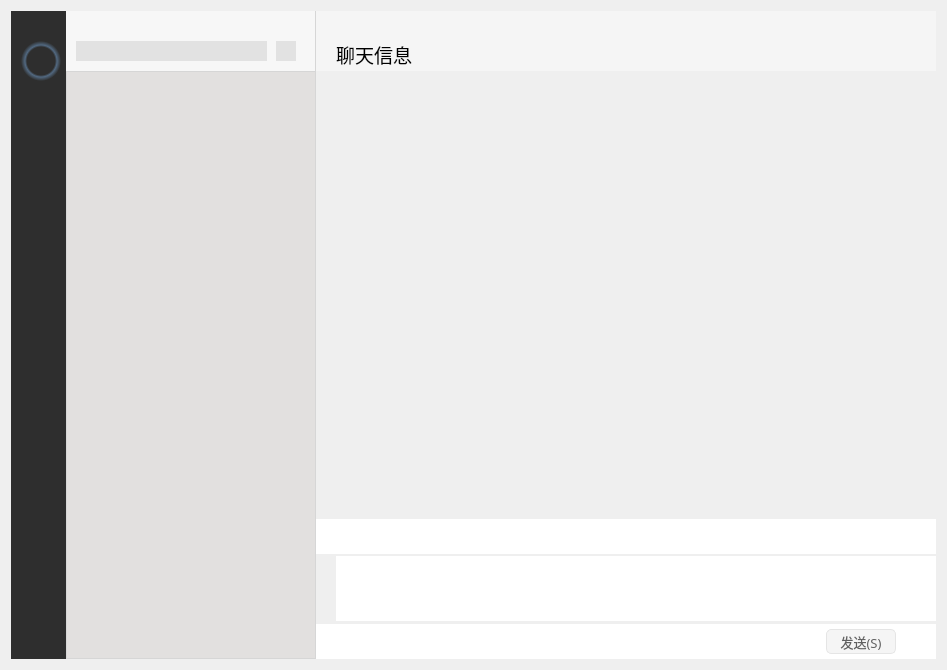
<?xml version="1.0" encoding="UTF-8"?>
<ui version="4.0">
 <class>Widget</class>
 <widget class="QWidget" name="Widget">
  <property name="geometry">
   <rect>
    <x>0</x>
    <y>0</y>
    <width>947</width>
    <height>670</height>
   </rect>
  </property>
  <property name="windowTitle">
   <string>Widget</string>
  </property>
  <layout class="QGridLayout" name="gridLayout_5">
   <item row="0" column="0">
    <widget class="QWidget" name="centerWidget" native="true">
     <layout class="QGridLayout" name="gridLayout_4" columnstretch="0,0,1">
      <property name="leftMargin">
       <number>0</number>
      </property>
      <property name="topMargin">
       <number>0</number>
      </property>
      <property name="rightMargin">
       <number>0</number>
      </property>
      <property name="bottomMargin">
       <number>0</number>
      </property>
      <property name="spacing">
       <number>0</number>
      </property>
      <item row="0" column="1">
       <layout class="QGridLayout" name="gridLayout_2">
        <property name="spacing">
         <number>0</number>
        </property>
        <item row="0" column="0">
         <widget class="QWidget" name="widget_6" native="true">
          <property name="minimumSize">
           <size>
            <width>250</width>
            <height>60</height>
           </size>
          </property>
          <property name="maximumSize">
           <size>
            <width>250</width>
            <height>60</height>
           </size>
          </property>
          <property name="styleSheet">
           <string notr="true">background-color: rgb(247,247,247);
border-right:1px solid #D6D6D6;</string>
          </property>
          <widget class="QLineEdit" name="lineEdit">
           <property name="geometry">
            <rect>
             <x>10</x>
             <y>30</y>
             <width>191</width>
             <height>20</height>
            </rect>
           </property>
           <property name="styleSheet">
            <string notr="true">QLineEdit
{
	background-color: rgb(226,226,226);
	border: none; /* no border for a flat push button */
}
QLineEdit
{
	background-color: rgb(226,226,226);
	border: none; /* no border for a flat push button */
}
</string>
           </property>
          </widget>
          <widget class="QPushButton" name="pushButton_addFriend">
           <property name="geometry">
            <rect>
             <x>210</x>
             <y>30</y>
             <width>20</width>
             <height>20</height>
            </rect>
           </property>
           <property name="minimumSize">
            <size>
             <width>20</width>
             <height>20</height>
            </size>
           </property>
           <property name="maximumSize">
            <size>
             <width>20</width>
             <height>20</height>
            </size>
           </property>
           <property name="toolTip">
            <string>添加好友</string>
           </property>
           <property name="styleSheet">
            <string notr="true">QPushButton {
	border: none; /* no border for a flat push button */
	image: url(:/src/tianjia.png); 
	background-color: rgb(226,226,226);
	min-width: 20px;
	max-width: 20px;
	min-height: 20px;
	max-height: 20px;
}
QPushButton::hover {
	background-color: rgb(209,209,209);
	image: url(:/src/tianjia2.png); 
}
QPushButton:pressed {
	image: url(:/src/tianjia.png); 
}</string>
           </property>
           <property name="text">
            <string/>
           </property>
          </widget>
         </widget>
        </item>
        <item row="1" column="0">
         <widget class="QListWidget" name="listWidget_info">
          <property name="minimumSize">
           <size>
            <width>250</width>
            <height>0</height>
           </size>
          </property>
          <property name="maximumSize">
           <size>
            <width>250</width>
            <height>16777215</height>
           </size>
          </property>
          <property name="styleSheet">
           <string notr="true">QListWidget
{
	background-color: rgb(226,224,223);
	border-style: none;
	border-right:1px solid #D6D6D6;
	border-top:1px solid #D6D6D6;
	border-left:1px solid #D6D6D6;
	border-bottom:1px solid #D6D6D6;	
}

QScrollBar:vertical
{
    width:8px;
    background:rgba(0,0,0,0%);
    margin:0px,0px,0px,0px;
    padding-top:9px;
    padding-bottom:9px;
}
QScrollBar::handle:vertical
{
    width:8px;
    background:rgba(0,0,0,25%);
    border-radius:4px;
    min-height:20;
}
QScrollBar::handle:vertical:hover
{
    width:8px;
    background:rgba(0,0,0,50%);
    border-radius:4px;
    min-height:20;
}
QScrollBar::add-line:vertical
{
    height:9px;width:8px;
    border-image:url(:/images/a/3.png);
    subcontrol-position:bottom;
}
QScrollBar::sub-line:vertical
{
    height:9px;width:8px;
    border-image:url(:/images/a/1.png);
    subcontrol-position:top;
}
QScrollBar::add-line:vertical:hover
{
    height:9px;width:8px;
    border-image:url(:/images/a/4.png);
    subcontrol-position:bottom;
}
QScrollBar::sub-line:vertical:hover
{
    height:9px;width:8px;
    border-image:url(:/images/a/2.png);
    subcontrol-position:top;
}
QScrollBar::add-page:vertical,QScrollBar::sub-page:vertical
{
    background:rgba(0,0,0,10%);
    border-radius:4px;
}
</string>
          </property>
         </widget>
        </item>
       </layout>
      </item>
      <item row="0" column="2">
       <layout class="QGridLayout" name="gridLayout">
        <property name="spacing">
         <number>0</number>
        </property>
        <item row="0" column="0">
         <widget class="QWidget" name="widget_2" native="true">
          <property name="minimumSize">
           <size>
            <width>0</width>
            <height>60</height>
           </size>
          </property>
          <property name="maximumSize">
           <size>
            <width>16777215</width>
            <height>60</height>
           </size>
          </property>
          <property name="styleSheet">
           <string notr="true">background-color: rgb(245,245,245);</string>
          </property>
          <layout class="QGridLayout" name="gridLayout_8">
           <property name="leftMargin">
            <number>0</number>
           </property>
           <property name="topMargin">
            <number>0</number>
           </property>
           <property name="rightMargin">
            <number>0</number>
           </property>
           <property name="bottomMargin">
            <number>0</number>
           </property>
           <property name="spacing">
            <number>0</number>
           </property>
           <item row="0" column="0">
            <layout class="QGridLayout" name="gridLayout_6" columnstretch="1,0,0,0">
             <property name="spacing">
              <number>0</number>
             </property>
             <item row="0" column="1">
              <widget class="QPushButton" name="pushBtn_hide">
               <property name="minimumSize">
                <size>
                 <width>30</width>
                 <height>25</height>
                </size>
               </property>
               <property name="maximumSize">
                <size>
                 <width>30</width>
                 <height>25</height>
                </size>
               </property>
               <property name="styleSheet">
                <string notr="true">QPushButton {
	border: none; /* no border for a flat push button */
	image: url(:/src/min.png); /* 最小化 */
	min-width: 30px;
	max-width: 30px;
	min-height: 25px;
	max-height: 25px;
}
QPushButton::hover {
	background-color: rgba(166,166,166, 50); 
}</string>
               </property>
               <property name="text">
                <string/>
               </property>
              </widget>
             </item>
             <item row="0" column="2">
              <widget class="QPushButton" name="pushBtn_max">
               <property name="minimumSize">
                <size>
                 <width>30</width>
                 <height>25</height>
                </size>
               </property>
               <property name="maximumSize">
                <size>
                 <width>30</width>
                 <height>25</height>
                </size>
               </property>
               <property name="styleSheet">
                <string notr="true">QPushButton {
	border: none; /* no border for a flat push button */
	image: url(:/src/max.png); /* 最小化 */
	min-width: 30px;
	max-width: 30px;
	min-height: 25px;
	max-height: 25px;
}
QPushButton::hover {
	background-color: rgba(166,166,166, 50); 
}</string>
               </property>
               <property name="text">
                <string/>
               </property>
              </widget>
             </item>
             <item row="0" column="3">
              <widget class="QPushButton" name="pushBtn_close">
               <property name="minimumSize">
                <size>
                 <width>30</width>
                 <height>25</height>
                </size>
               </property>
               <property name="maximumSize">
                <size>
                 <width>30</width>
                 <height>25</height>
                </size>
               </property>
               <property name="styleSheet">
                <string notr="true">QPushButton {
	border: none; /* no border for a flat push button */
	image: url(:/src/close.png); /* 最小化 */
	min-width: 30px;
	max-width: 30px;
	min-height: 25px;
	max-height: 25px;
}
QPushButton::hover {
	background-color: #f57575; 
}</string>
               </property>
               <property name="text">
                <string/>
               </property>
              </widget>
             </item>
             <item row="0" column="0">
              <widget class="QWidget" name="widget_7" native="true"/>
             </item>
            </layout>
           </item>
           <item row="1" column="0">
            <layout class="QGridLayout" name="gridLayout_7" columnstretch="0,0,1,0,0">
             <item row="0" column="1">
              <widget class="QLabel" name="label_info">
               <property name="font">
                <font>
                 <family>新宋体</family>
                 <pointsize>14</pointsize>
                </font>
               </property>
               <property name="text">
                <string>聊天信息</string>
               </property>
              </widget>
             </item>
             <item row="0" column="3">
              <widget class="QPushButton" name="pushButton">
               <property name="styleSheet">
                <string notr="true">QPushButton {
	border: none; /* no border for a flat push button */
	image: url(:/src/more.png); 
	min-width: 30px;
	max-width: 30px;
	min-height: 20px;
	max-height: 20px;
}
QPushButton::hover {
	image: url(:/src/more2.png); 
}
QPushButton:pressed {
	image: url(:/src/more.png); 
}</string>
               </property>
               <property name="text">
                <string/>
               </property>
              </widget>
             </item>
             <item row="0" column="2">
              <widget class="QWidget" name="widget_8" native="true"/>
             </item>
             <item row="0" column="0">
              <widget class="QWidget" name="widget_15" native="true">
               <property name="minimumSize">
                <size>
                 <width>20</width>
                 <height>0</height>
                </size>
               </property>
               <property name="maximumSize">
                <size>
                 <width>20</width>
                 <height>16777215</height>
                </size>
               </property>
              </widget>
             </item>
             <item row="0" column="4">
              <widget class="QWidget" name="widget_16" native="true">
               <property name="minimumSize">
                <size>
                 <width>10</width>
                 <height>0</height>
                </size>
               </property>
               <property name="maximumSize">
                <size>
                 <width>10</width>
                 <height>16777215</height>
                </size>
               </property>
              </widget>
             </item>
            </layout>
           </item>
          </layout>
         </widget>
        </item>
        <item row="1" column="0">
         <widget class="QWidget" name="widget_5" native="true">
          <layout class="QGridLayout" name="gridLayout_3">
           <property name="leftMargin">
            <number>0</number>
           </property>
           <property name="topMargin">
            <number>0</number>
           </property>
           <property name="rightMargin">
            <number>0</number>
           </property>
           <property name="bottomMargin">
            <number>0</number>
           </property>
           <property name="spacing">
            <number>0</number>
           </property>
           <item row="0" column="0">
            <widget class="QStackedWidget" name="stackedWidget_Msg">
             <property name="styleSheet">
              <string notr="true"/>
             </property>
             <property name="currentIndex">
              <number>0</number>
             </property>
             <widget class="QWidget" name="page"/>
             <widget class="QWidget" name="page_2"/>
            </widget>
           </item>
          </layout>
         </widget>
        </item>
        <item row="2" column="0">
         <widget class="QWidget" name="widget_4" native="true">
          <property name="minimumSize">
           <size>
            <width>0</width>
            <height>35</height>
           </size>
          </property>
          <property name="maximumSize">
           <size>
            <width>16777215</width>
            <height>35</height>
           </size>
          </property>
          <property name="styleSheet">
           <string notr="true">background-color: rgb(255, 255, 255);</string>
          </property>
          <layout class="QGridLayout" name="gridLayout_12">
           <property name="leftMargin">
            <number>0</number>
           </property>
           <property name="topMargin">
            <number>0</number>
           </property>
           <property name="rightMargin">
            <number>0</number>
           </property>
           <property name="bottomMargin">
            <number>0</number>
           </property>
           <property name="spacing">
            <number>0</number>
           </property>
           <item row="0" column="0">
            <layout class="QGridLayout" name="gridLayout_11" columnstretch="0,0,0,0,0,1">
             <property name="horizontalSpacing">
              <number>12</number>
             </property>
             <property name="verticalSpacing">
              <number>0</number>
             </property>
             <item row="0" column="3">
              <widget class="QPushButton" name="pushButton_screenshot">
               <property name="styleSheet">
                <string notr="true">QPushButton {
	border: none; /* no border for a flat push button */
	image: url(:/src/screenshot.png); 
	min-width: 20px;
	max-width: 20px;
	min-height: 20px;
	max-height: 20px;
}
QPushButton::hover {
	image: url(:/src/screenshot2.png); 
}
QPushButton:pressed {
	image: url(:/src/screenshot.png); 
}</string>
               </property>
               <property name="text">
                <string/>
               </property>
              </widget>
             </item>
             <item row="0" column="5">
              <widget class="QWidget" name="widget_11" native="true"/>
             </item>
             <item row="0" column="2">
              <widget class="QPushButton" name="pushButton_file">
               <property name="styleSheet">
                <string notr="true">QPushButton {
	border: none; /* no border for a flat push button */
	image: url(:/src/file.png); 
	min-width: 20px;
	max-width: 20px;
	min-height: 20px;
	max-height: 20px;
}
QPushButton::hover {
	image: url(:/src/file2.png); 
}
QPushButton:pressed {
	image: url(:/src/file.png); 
}</string>
               </property>
               <property name="text">
                <string/>
               </property>
              </widget>
             </item>
             <item row="0" column="1">
              <widget class="QPushButton" name="pushButton_emoj">
               <property name="styleSheet">
                <string notr="true">QPushButton {
	border: none; /* no border for a flat push button */
	image: url(:/src/emoj.png); 
	min-width: 20px;
	max-width: 20px;
	min-height: 20px;
	max-height: 20px;
}
QPushButton::hover {
	image: url(:/src/emoj2.png); 
}
QPushButton:pressed {
	image: url(:/src/emoj.png); 
}</string>
               </property>
               <property name="text">
                <string/>
               </property>
              </widget>
             </item>
             <item row="0" column="4">
              <widget class="QPushButton" name="pushButton_chat">
               <property name="styleSheet">
                <string notr="true">QPushButton {
	border: none; /* no border for a flat push button */
	image: url(:/src/chat.png); 
	min-width: 20px;
	max-width: 20px;
	min-height: 20px;
	max-height: 20px;
}
QPushButton::hover {
	image: url(:/src/chat2.png); 
}
QPushButton:pressed {
	image: url(:/src/chat.png); 
}</string>
               </property>
               <property name="text">
                <string/>
               </property>
              </widget>
             </item>
             <item row="0" column="0">
              <widget class="QWidget" name="widget_12" native="true">
               <property name="minimumSize">
                <size>
                 <width>15</width>
                 <height>20</height>
                </size>
               </property>
               <property name="maximumSize">
                <size>
                 <width>15</width>
                 <height>20</height>
                </size>
               </property>
              </widget>
             </item>
            </layout>
           </item>
          </layout>
         </widget>
        </item>
        <item row="3" column="0">
         <widget class="QWidget" name="widget_13" native="true">
          <property name="minimumSize">
           <size>
            <width>0</width>
            <height>70</height>
           </size>
          </property>
          <property name="maximumSize">
           <size>
            <width>16777215</width>
            <height>70</height>
           </size>
          </property>
          <layout class="QGridLayout" name="gridLayout_14">
           <property name="leftMargin">
            <number>0</number>
           </property>
           <property name="topMargin">
            <number>0</number>
           </property>
           <property name="rightMargin">
            <number>0</number>
           </property>
           <property name="bottomMargin">
            <number>0</number>
           </property>
           <property name="spacing">
            <number>0</number>
           </property>
           <item row="0" column="0">
            <layout class="QGridLayout" name="gridLayout_13">
             <property name="spacing">
              <number>0</number>
             </property>
             <item row="0" column="0">
              <widget class="QWidget" name="widget_14" native="true">
               <property name="minimumSize">
                <size>
                 <width>20</width>
                 <height>0</height>
                </size>
               </property>
               <property name="maximumSize">
                <size>
                 <width>20</width>
                 <height>16777215</height>
                </size>
               </property>
              </widget>
             </item>
             <item row="0" column="1">
              <widget class="QTextEdit" name="textEdit">
               <property name="minimumSize">
                <size>
                 <width>0</width>
                 <height>65</height>
                </size>
               </property>
               <property name="maximumSize">
                <size>
                 <width>16777215</width>
                 <height>65</height>
                </size>
               </property>
               <property name="font">
                <font>
                 <family>新宋体</family>
                 <pointsize>12</pointsize>
                </font>
               </property>
               <property name="styleSheet">
                <string notr="true">background-color: rgb(255, 255, 255);
border: none; /* no border for a flat push button */
</string>
               </property>
              </widget>
             </item>
            </layout>
           </item>
          </layout>
         </widget>
        </item>
        <item row="4" column="0">
         <widget class="QWidget" name="widget_3" native="true">
          <property name="minimumSize">
           <size>
            <width>0</width>
            <height>35</height>
           </size>
          </property>
          <property name="maximumSize">
           <size>
            <width>16777215</width>
            <height>35</height>
           </size>
          </property>
          <property name="styleSheet">
           <string notr="true">background-color: rgb(255, 255, 255);</string>
          </property>
          <layout class="QGridLayout" name="gridLayout_10">
           <property name="leftMargin">
            <number>0</number>
           </property>
           <property name="topMargin">
            <number>0</number>
           </property>
           <property name="rightMargin">
            <number>0</number>
           </property>
           <property name="bottomMargin">
            <number>0</number>
           </property>
           <property name="spacing">
            <number>0</number>
           </property>
           <item row="0" column="0">
            <layout class="QGridLayout" name="gridLayout_9" columnstretch="1,0,0">
             <property name="spacing">
              <number>0</number>
             </property>
             <item row="0" column="1">
              <widget class="QPushButton" name="pushBtn_send">
               <property name="minimumSize">
                <size>
                 <width>70</width>
                 <height>25</height>
                </size>
               </property>
               <property name="maximumSize">
                <size>
                 <width>70</width>
                 <height>25</height>
                </size>
               </property>
               <property name="font">
                <font>
                 <family>黑体</family>
                 <pointsize>10</pointsize>
                </font>
               </property>
               <property name="styleSheet">
                <string notr="true">QPushButton{
	color: rgb(96,96,96);
	border-radius: 5px;	
	border-style: solid;
	background-color: rgb(245,245,245);

	border-right:1px solid #E5E5E5;
	border-top:1px solid #E5E5E5;
	border-left:1px solid #E5E5E5;
	border-bottom:1px solid #E5E5E5;
}

QPushButton:hover{
	color: rgb(255, 255, 255);
	background-color: rgb(18,150,17);
}

QPushButton:pressed {
	background-color: rgb(7,193,96);
}</string>
               </property>
               <property name="text">
                <string>发送(S)</string>
               </property>
              </widget>
             </item>
             <item row="0" column="0">
              <widget class="QWidget" name="widget_9" native="true"/>
             </item>
             <item row="0" column="2">
              <widget class="QWidget" name="widget_10" native="true">
               <property name="minimumSize">
                <size>
                 <width>40</width>
                 <height>0</height>
                </size>
               </property>
               <property name="maximumSize">
                <size>
                 <width>40</width>
                 <height>16777215</height>
                </size>
               </property>
              </widget>
             </item>
            </layout>
           </item>
          </layout>
         </widget>
        </item>
       </layout>
      </item>
      <item row="0" column="0">
       <widget class="QWidget" name="widget" native="true">
        <property name="minimumSize">
         <size>
          <width>55</width>
          <height>0</height>
         </size>
        </property>
        <property name="maximumSize">
         <size>
          <width>55</width>
          <height>16777215</height>
         </size>
        </property>
        <property name="styleSheet">
         <string notr="true">background-color: rgb(46,46,46);</string>
        </property>
        <widget class="QLabel" name="label_3">
         <property name="geometry">
          <rect>
           <x>10</x>
           <y>30</y>
           <width>40</width>
           <height>40</height>
          </rect>
         </property>
         <property name="minimumSize">
          <size>
           <width>40</width>
           <height>40</height>
          </size>
         </property>
         <property name="maximumSize">
          <size>
           <width>40</width>
           <height>40</height>
          </size>
         </property>
         <property name="styleSheet">
          <string notr="true">QLabel{
    background-color: qradialgradient(spread:pad, cx:0.5, cy:0.5, radius:0.5, fx:0.5, fy:0.5, stop:0 rgba(0, 0, 0, 0), stop:0.70 rgba(0, 0, 0, 0), stop:0.80 rgba(136, 194, 255, 100), stop:1 rgba(0, 0, 0, 0));
}
QLabel:hover{
    background-color: qradialgradient(spread:pad, cx:0.5, cy:0.5, radius:0.5, fx:0.5, fy:0.5, stop:0 rgba(0, 0, 0, 0), stop:0.70 rgba(0, 0, 0, 0), stop:0.80 rgba(186, 224, 255, 100), stop:1 rgba(0, 0, 0, 0));
}</string>
         </property>
         <property name="text">
          <string/>
         </property>
         <property name="pixmap">
          <pixmap resource="src.qrc">:/src/头像.jpg</pixmap>
         </property>
         <property name="scaledContents">
          <bool>true</bool>
         </property>
        </widget>
        <widget class="QPushButton" name="pushButton_emoj_2">
         <property name="geometry">
          <rect>
           <x>15</x>
           <y>110</y>
           <width>25</width>
           <height>25</height>
          </rect>
         </property>
         <property name="minimumSize">
          <size>
           <width>25</width>
           <height>25</height>
          </size>
         </property>
         <property name="maximumSize">
          <size>
           <width>25</width>
           <height>25</height>
          </size>
         </property>
         <property name="styleSheet">
          <string notr="true">QPushButton {

	border: none; /* no border for a flat push button */
	image: url(:/src/wechat.png); 
	min-width: 25px;
	max-width: 25px;
	min-height: 25px;
	max-height: 25px;
}
QPushButton::hover {
	image: url(:/src/wechat3.png); 
}
QPushButton:checked{
	image: url(:/src/wechat2.png); 
}</string>
         </property>
         <property name="text">
          <string/>
         </property>
         <property name="checkable">
          <bool>true</bool>
         </property>
         <property name="checked">
          <bool>true</bool>
         </property>
        </widget>
       </widget>
      </item>
     </layout>
    </widget>
   </item>
  </layout>
 </widget>
 <resources>
  <include location="src.qrc"/>
 </resources>
 <connections/>
</ui>
